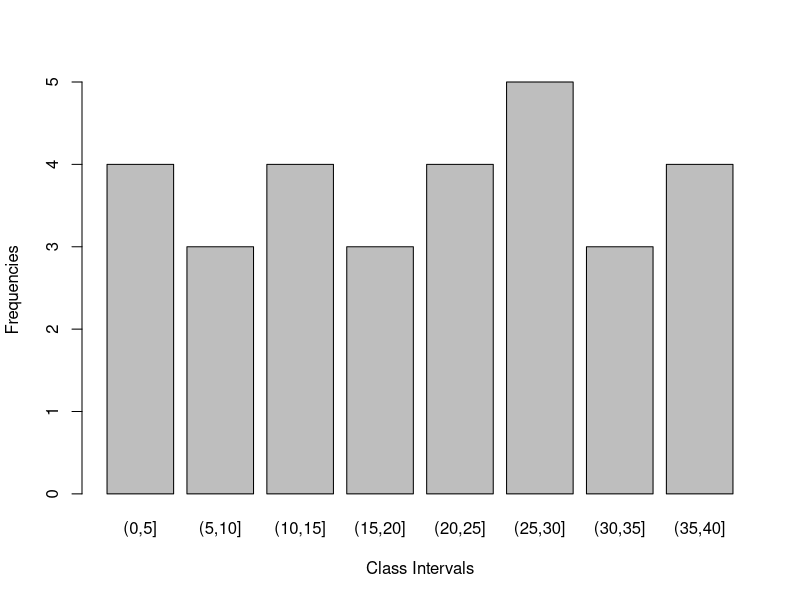

This figure's R source:
## ---- chunk 1
# Enter the data
data=c(24,23,17,13,25,30,22,28,38,39,1,4,9,2,10,7,36,
       14,3,31,33,37,11,19,15,16,29,35,27,26)

# Find out the minimum and maximum of the data
summary(data)

# create class intervals
breaks=seq(0,40,5)

# create frequencies
freq=cut(data,breaks)

# conver the frequencies as a table
freq=table(freq)
freq

# Calculate total frequencies
N=sum(freq)

# calculate cumulative frequencies
cum.freq=cumsum(freq)

# calculate relative frequencies
rel.freq=freq/N

# combine all calculated values in one table
cbind(freq,cum.freq,rel.freq)

barplot(freq, xlab = "Class Intervals", ylab = "Frequencies")
